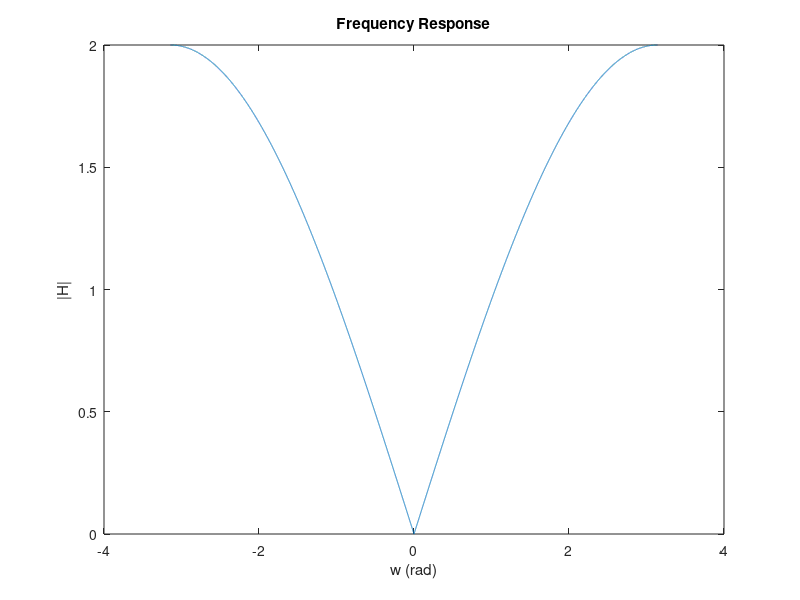

The MATLAB source for this figure: (Note: this script raises an error after producing the figure.)
%% Verification 1

hh = [1 -1];

ww = -pi : pi / 10000 : pi;

HH = freqz(hh, 1, ww);

plot(ww, abs(HH));
xlabel('w (rad)');
ylabel('|H|');
title('Frequency Response');

[signal, fs] = audioread('catsdogs.wav');

filteredsignal = conv(hh, signal);

figure;
subplot(211);
plotspec(signal, fs, 256);
xlabel('Time (s)');
ylabel('Frequency (Hz)');
title('Before Filtering');

subplot(212);
plotspec(filteredsignal, fs, 256);
xlabel('Time (s)');
ylabel('Frequency (Hz)');
title('After Filtering');

soundsc(signal, fs);

pause(length(signal) / fs);

soundsc(filteredsignal, fs);

%% Verification 2

f1 = 81;
f2 = 1031;
beta = 1.1;
fs = 8000;

tt = 0 : 1 / fs : 1.3;

b1 = beta + cos(2 * pi * f1 * tt);

bb = b1 .* cos(2 * pi * f2 * tt);

figure;
plot(tt, b1);
xlabel('Time (s)');
ylabel('Amplitude');
title('b1');

figure;
plot(tt, bb);
xlabel('Time (s)');
ylabel('Amplitude');
title('bb');

figure;
plot(tt, abs(bb));
xlabel('Time (s)');
ylabel('Amplitude');
title('|bb|');

figure;
plotspec(b1, fs, 512);
xlabel('Time (s)');
ylabel('Frequency (Hz)');
title('b1');

figure;
plotspec(bb, fs, 512);
xlabel('Time (s)');
ylabel('Frequency (Hz)');
title('bb');

figure;
plotspec(abs(bb), fs, 512);
xlabel('Time (s)');
ylabel('Frequency (Hz)');
title('|bb|');

%% Verification 3

load fc

filteredbb = filter(b, a, abs(bb));

tt2 = 0 : 1 / fs : (length(filteredbb) - 1)  / fs;

figure;
plot(tt2, filteredbb);
xlabel('Time (s)');
ylabel('Amplitude');
title('|bb| Through LPF');

figure;
plotspec(filteredbb, fs, 256);
xlabel('Time (s)');
ylabel('Frequency (Hz)');
title('|bb| Through LPF');
